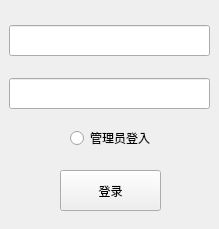
<?xml version="1.0" encoding="UTF-8"?>
<ui version="4.0">
 <class>login</class>
 <widget class="QWidget" name="login">
  <property name="geometry">
   <rect>
    <x>0</x>
    <y>0</y>
    <width>219</width>
    <height>229</height>
   </rect>
  </property>
  <property name="windowTitle">
   <string>Form</string>
  </property>
  <widget class="QPushButton" name="loginButton">
   <property name="geometry">
    <rect>
     <x>60</x>
     <y>170</y>
     <width>101</width>
     <height>41</height>
    </rect>
   </property>
   <property name="text">
    <string>登录</string>
   </property>
  </widget>
  <widget class="QLineEdit" name="usernameEdit">
   <property name="geometry">
    <rect>
     <x>9</x>
     <y>25</y>
     <width>201</width>
     <height>31</height>
    </rect>
   </property>
  </widget>
  <widget class="QLineEdit" name="passwordEdit">
   <property name="geometry">
    <rect>
     <x>9</x>
     <y>78</y>
     <width>201</width>
     <height>31</height>
    </rect>
   </property>
  </widget>
  <widget class="QRadioButton" name="adminButton">
   <property name="geometry">
    <rect>
     <x>70</x>
     <y>130</y>
     <width>89</width>
     <height>16</height>
    </rect>
   </property>
   <property name="text">
    <string>管理员登入</string>
   </property>
  </widget>
 </widget>
 <resources/>
 <connections/>
</ui>
